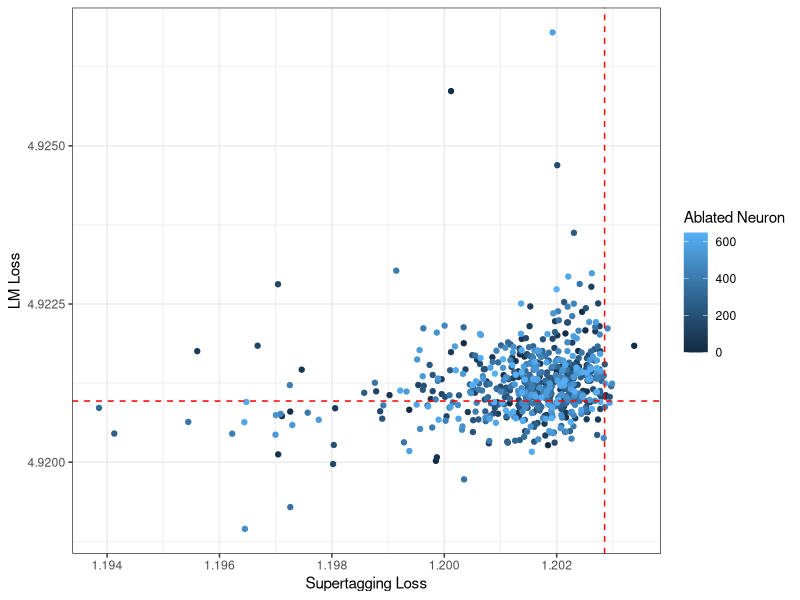
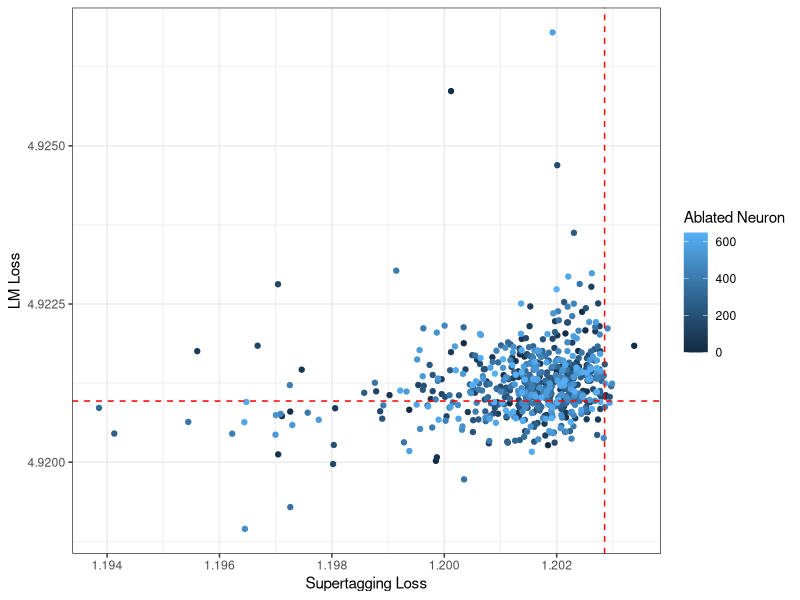

The R source for these figures, in order:
## ---- chunk 1
knitr::opts_chunk$set(echo = TRUE)
## ---- chunk 2
library(ggplot2)
library(dplyr)
library(tidyr)

ablated_df <- read.csv("ablated_rep.csv")

no_ablate <- subset(ablated_df, ablated_dim == -1)

base_lm <- no_ablate["lm_loss"][[1]]
base_ccg <- no_ablate["ccg_loss"][[1]]

ggplot(data=subset(ablated_df, ablated_dim != -1), aes(x=ccg_loss, y=lm_loss, color=ablated_dim)) + 
  geom_point() + 
  geom_hline(yintercept=base_lm, linetype="dashed", color="red") +
  geom_vline(xintercept=base_ccg, linetype="dashed", color="red") +
  theme_bw() +
  labs(x="Supertagging Loss", y="LM Loss", color="Ablated Neuron")

ggsave("ablation.pdf")
## ---- chunk 3
cor.test(ablated_df$lm_loss, ablated_df$ccg_loss, method="pearson")
